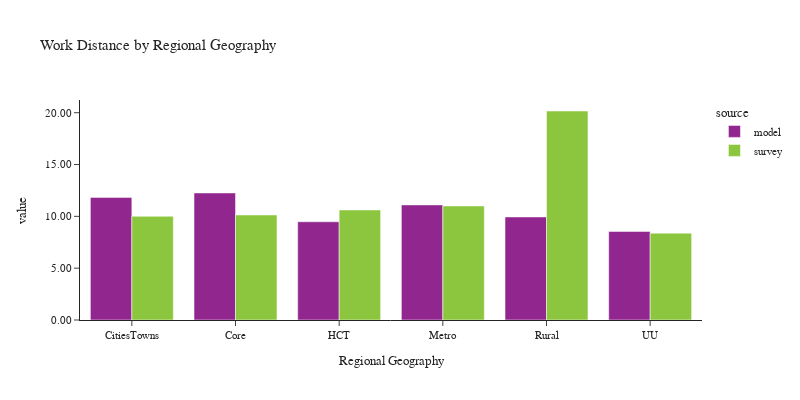

Notebook cell for this chart:
### Code cell
plot_work_location(df_workers, 'rg_proposed_work', 'Regional Geography', 'Regional Geography')

### Figure 1 — Plotly figure (JSON) as saved in the notebook; plotly's stock layout.template omitted (floating-point values rounded to 4 significant figures)
{"data": [{"alignmentgroup": "True", "customdata": [[123387], [613820], [281501], [992790], [116107], [38127]], "hovertemplate": "source=model<br>rg_proposed_work=%{x}<br>value=%{y}<br>sample count=%{customdata[0]}<extra></extra>", "legendgroup": "model", "marker": {"color": "#91268F", "pattern": {"shape": ""}}, "name": "model", "offsetgroup": "model", "orientation": "v", "showlegend": true, "textposition": "auto", "type": "bar", "x": ["CitiesTowns", "Core", "HCT", "Metro", "Rural", "UU"], "xaxis": "x", "y": [11.83, 12.26, 9.48, 11.1, 9.943, 8.543], "yaxis": "y"}, {"alignmentgroup": "True", "customdata": [[47], [331], [122], [1016], [49], [27]], "hovertemplate": "source=survey<br>rg_proposed_work=%{x}<br>value=%{y}<br>sample count=%{customdata[0]}<extra></extra>", "legendgroup": "survey", "marker": {"color": "#8CC63E", "pattern": {"shape": ""}}, "name": "survey", "offsetgroup": "survey", "orientation": "v", "showlegend": true, "textposition": "auto", "type": "bar", "x": ["CitiesTowns", "Core", "HCT", "Metro", "Rural", "UU"], "xaxis": "x", "y": [10.01, 10.13, 10.62, 11.01, 20.16, 8.381], "yaxis": "y"}], "layout": {"barmode": "group", "font": {"size": 11}, "height": 400, "legend": {"title": {"text": "source"}, "tracegroupgap": 0}, "title": {"text": "Work Distance by Regional Geography"}, "width": 800, "xaxis": {"anchor": "y", "domain": [0.0, 1.0], "title": {"text": "Regional Geography"}}, "yaxis": {"anchor": "x", "domain": [0.0, 1.0], "tickformat": ".2f", "title": {"text": "value"}}}}
